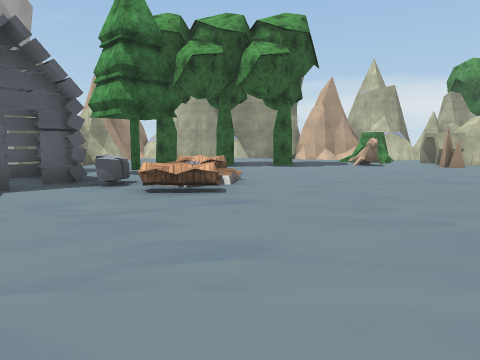
view 1 (above)

21 first-person views from a walk through a scene from a Unity 3-D project. The camera is 1.3 m above the floor, tilts 6° down and sees 70° across. The floor is counted in squares, 1.8 m on a side. Each view is taken from the middle of a square. On the plan, view 1 faces up. The plan holds only what a view shows up to about 11 squares ahead; the rest is blank. The place goes on beyond the plan. The player is left out. Some surface patterns are stand-ins.

view 2
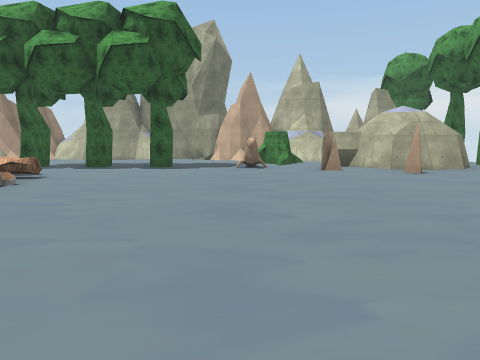

view 3
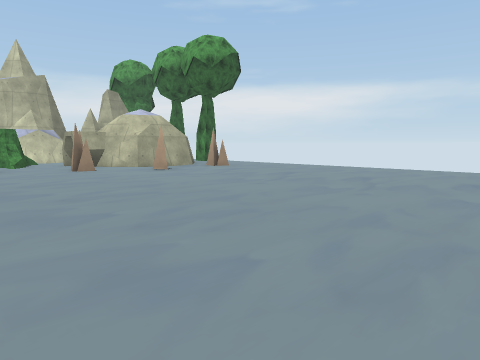

view 4
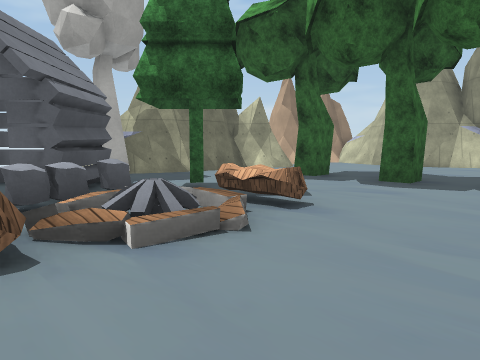

view 5
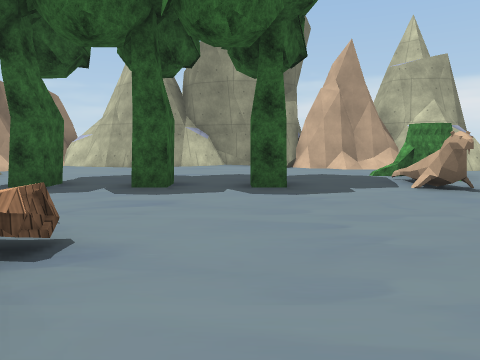

view 6
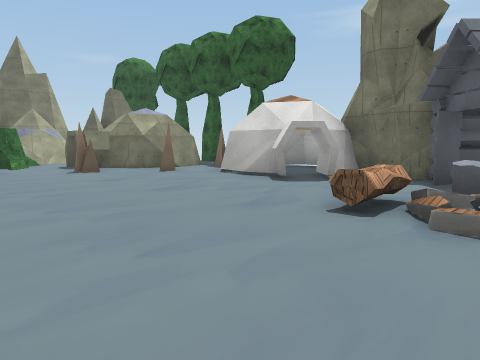

view 7
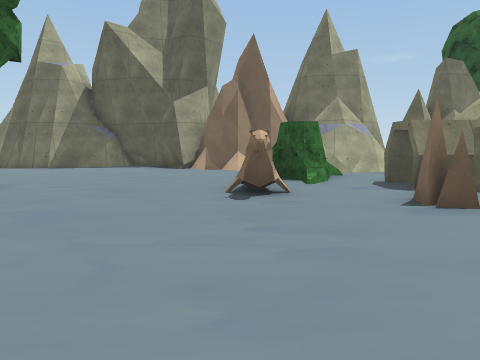

view 8
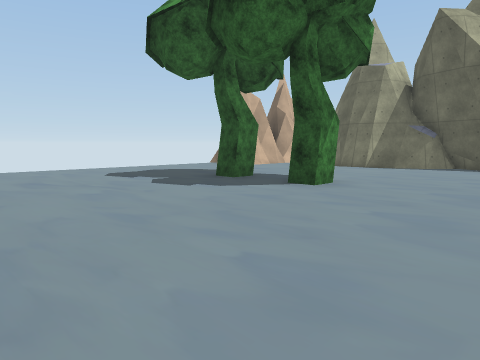

view 9
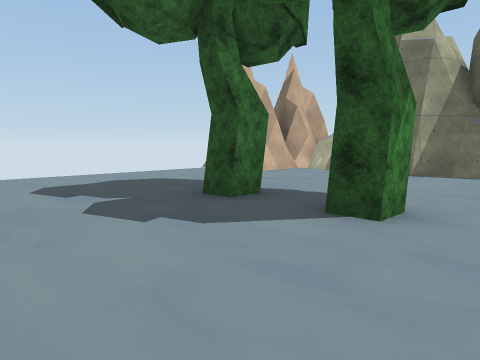

view 10
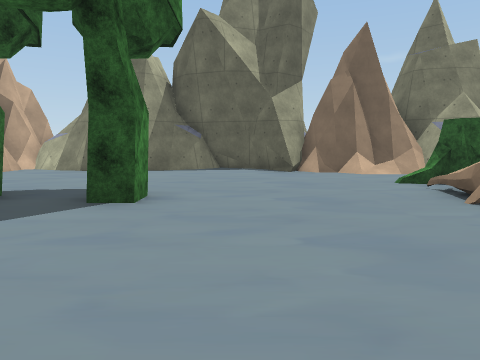

view 11
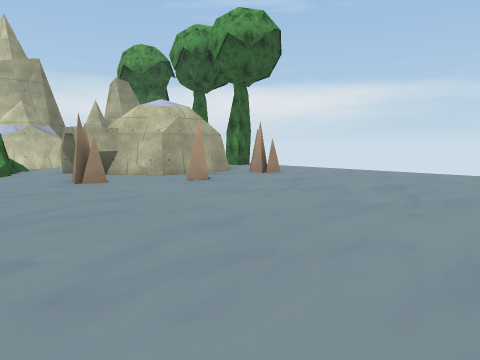

view 12
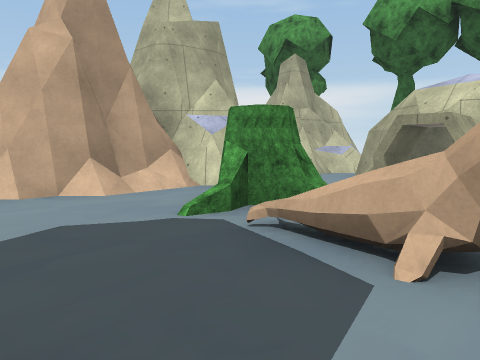

view 13
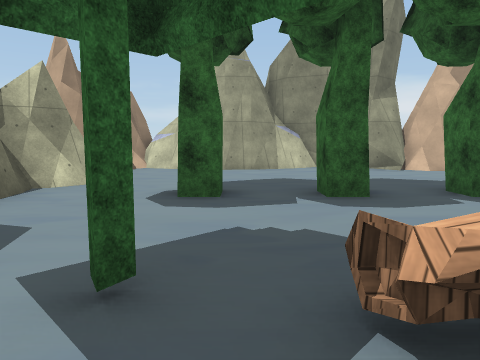

view 14
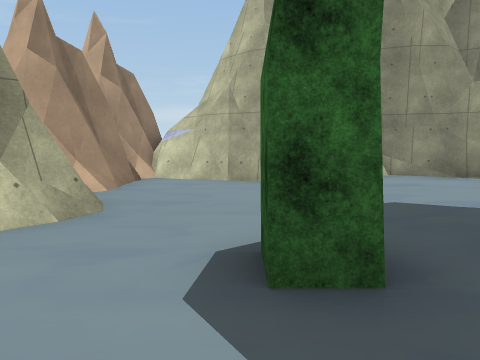

view 15
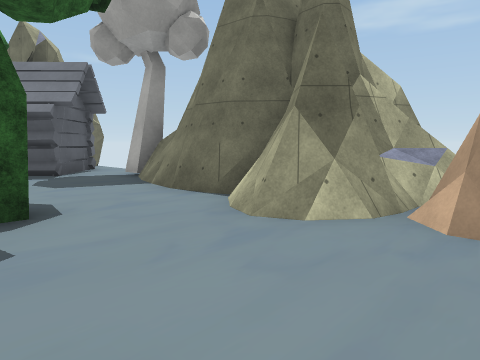

view 16
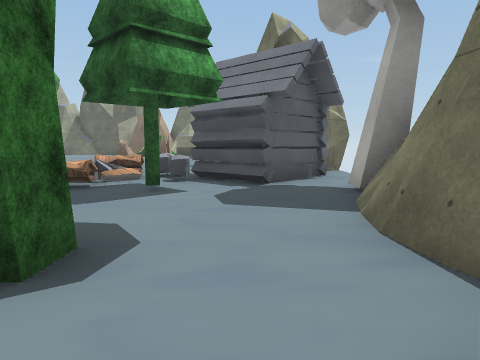

view 17
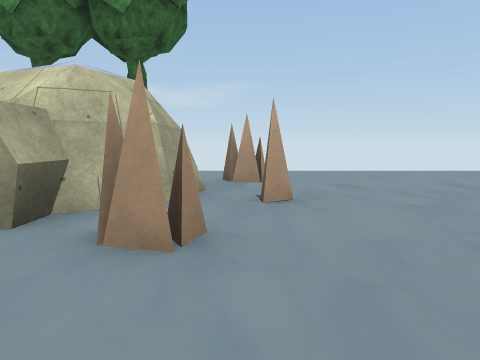

view 18
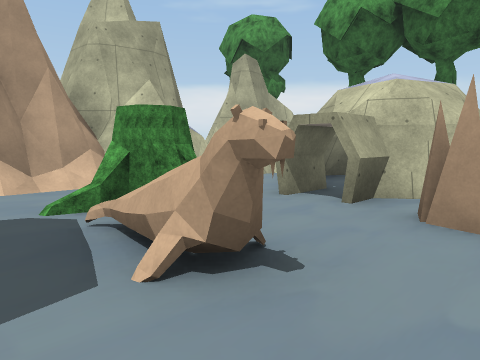

view 19
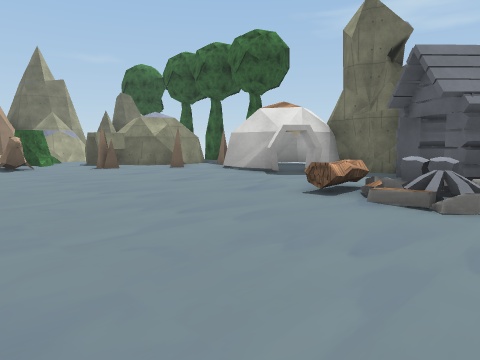

view 20
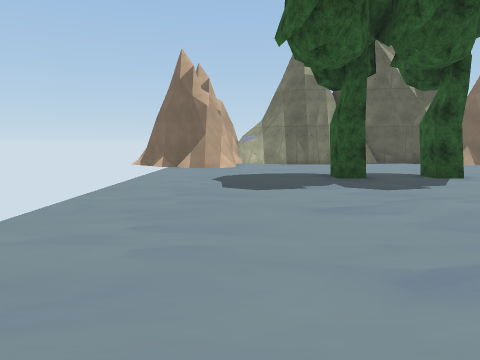

view 21
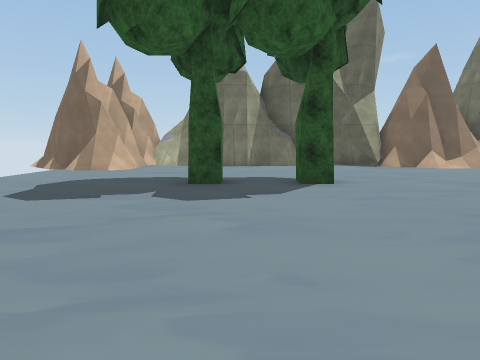

### Floor plan
Key: @ floor where view 1 was taken; # wall or solid block; . floor; / step, stairs or slope; = window, fence, low wall or low ledge; T tree; S spikes; P pine tree; C cabin; L log; O other object.
Columns run from 7 left of view 1 to 14 right of it. Each row starts with its distance up from view 1.
 19 O #
 18 O##########
 17 O#O####..#####
 16 O#O........O/#######
 15 OO...........//...#T
 14 ###.........TT.####
 13  ##..........T##  #T
 12  #...T.T.T.O..##  #
 11  #.........O..S####..
 10  #.............S..S..
  9  T..P................
  8  ..C..L..............
  7  .CCC/O/.............
  6  CC#CO//.............
  5 ###C..L..............
  4   # .................
  3   ##.................
  2    ##................
  1     #................
  0     #..@.............
 -1     =S...............
 -2     ##S..............
 -3     ###..O...........
 -4      ##..O....T.T....
 -5       #.T............
 -6       #TT............
 -7       ##...........O##
 -8        #O#O........###
 -9          ###.#######
-10            ###

Positions as (right, up) in squares from view 1, and headings:
1: (0, 0), facing up
2: (4, 1), facing up
3: (3, 1), facing up-right
4: (2, 5), facing up-left
5: (1, 6), facing up
6: (3, 7), facing down-left
7: (2, 2), facing down
8: (3, 2), facing down-right
9: (5, 0), facing down-right
10: (5, 1), facing down
11: (4, 4), facing up-right
12: (2, 11), facing up-right
13: (-2, 7), facing up
14: (-3, 10), facing up
15: (-2, 16), facing down-left
16: (-4, 14), facing down
17: (4, 10), facing right
18: (3, 10), facing up-right
19: (4, 8), facing down-left
20: (11, 4), facing down
21: (8, 3), facing down
